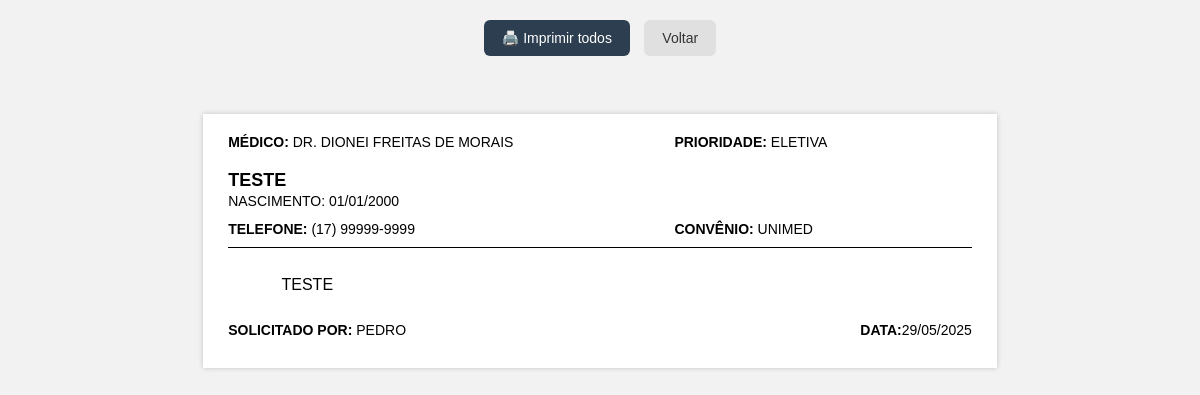
The app's page /imprimir_recado/29 (signed in) with its own data.
### tables this page shows
CREATE TABLE recados (
            id INTEGER PRIMARY KEY AUTOINCREMENT,
            medico TEXT NOT NULL,
            prioridade TEXT NOT NULL,
            nome_paciente TEXT NOT NULL,
            data_nascimento TEXT NOT NULL,
            telefone TEXT NOT NULL,
            convenio TEXT,
            descricao TEXT,
            status TEXT DEFAULT 'pendente',
            usuario TEXT NOT NULL,
            data_cadastro TEXT NOT NULL
        , finalizado_por TEXT);

### rotas/responsavel.py (the view)
    @responsavel_bp.route('/imprimir_recado/<int:id>', endpoint='imprimir_recado')
    @login_requerido(['responsavel'])
    def imprimir_recado(id):
        conexao = conectar_banco()
        cursor = conexao.cursor()
        cursor.execute('SELECT * FROM recados WHERE id = ?', (id,))
        row = cursor.fetchone()
        conexao.close()
        if row:
            recado = dict(row)
            try:
                nascimento = datetime.strptime(recado['data_nascimento'], '%Y-%m-%d')
                recado['data_nascimento_formatada'] = nascimento.strftime('%d/%m/%Y')
                cadastro = datetime.strptime(recado['data_cadastro'], '%Y-%m-%d %H:%M:%S')
                recado['data_cadastro_formatada'] = cadastro.strftime('%d/%m/%Y %H:%M')
            except:
                recado['data_nascimento_formatada'] = recado['data_nascimento']
                recado['data_cadastro_formatada'] = recado['data_cadastro']
            return render_template('imprimir_lista.html', recados=[recado])
        return 'Recado não encontrado.', 404

### app.py (called while the page is built)
def conectar_banco():
    conexao = sqlite3.connect('recados.db')
    conexao.row_factory = sqlite3.Row
    return conexao

def login_requerido(perfis_permitidos):
    from functools import wraps
    from flask import redirect, url_for, flash
    def decorador(func):
        @wraps(func)
        def wrapper(*args, **kwargs):
            if 'usuario' not in session or session.get('perfil') not in perfis_permitidos:
                flash("Faça login para acessar essa página.", "warning")
                return redirect(url_for('comuns.login'))
            return func(*args, **kwargs)
        return wrapper
    return decorador

@app.template_filter('format_data')
def formatar_data_br(data_str):
    try:
        data_obj = datetime.strptime(data_str, '%Y-%m-%d %H:%M:%S')
        return data_obj.strftime('%d/%m/%Y')
    except:
        return data_str

### templates/imprimir_lista.html (shortened to what this page needs)
<!DOCTYPE html>
<html lang="pt-br">
<head>
    <link rel="stylesheet" href="{{ url_for('static', filename='css/imprimir_lista.css') }}">
</head>
<body>
    <div class="no-print botoes-topo">
        <button onclick="window.print()" class="btn-imprimir-topo">🖨️ Imprimir todos</button>
        <a href="{{ url_for('responsavel.listar') }}" class="btn-voltar-topo">Voltar</a>
    </div>
    {% for recado in recados %}
        <div class="recado">
        <div class="linha-topo">
            <span class="campo"><strong>Médico:</strong> {{ recado['medico'] }}</span>
            <span class="campo"><strong>Prioridade:</strong> {{ recado['prioridade'] }}</span>
        </div>
        <div class="paciente">{{ recado['nome_paciente'] }}</div>
        <div class="subinfo">Nascimento: {{ recado['data_nascimento_formatada'] }}</div>
        <div class="linha-meio">
            <span class="campo"><strong>Telefone:</strong> {{ recado['telefone'] }}</span>
            <span class="campo"><strong>Convênio:</strong> {{ recado['convenio'] }}</span>
        </div>
        <div class="descricao">
            {{ recado['descricao'] }}
        </div>
        <div class="linha-rodape">
            <span>
                <strong>Solicitado por:</strong> {{ recado['usuario'] }}
            </span>
            <span>
                <strong>Data:</strong>{{ recado['data_cadastro']|format_data }}
            </span>
        </div>
        </div>
    {% endfor %}
</body>
</html>

### static/css/imprimir_lista.css (style rules this page uses)
body { font-family: Arial, sans-serif; margin: 20px auto; padding: 0; background-color: #f2f2f2; display: flex; flex-direction: column; align-items: center; }
.recado { width: 100%; max-width: 21cm; margin: 1cm auto; padding: 20px 25px; box-sizing: border-box; page-break-after: always; display: flex; flex-direction: column; justify-content: space-between; text-transform: uppercase; border: none; box-shadow: 0 0 5px rgba(0, 0, 0, 0.2); background-color: white; }
.linha-topo, .linha-meio, .linha-rodape { display: flex; justify-content: space-between; font-size: 14px; margin-bottom: 10px; }
.paciente { font-size: 18px; font-weight: bold; text-align: left; margin: 10px 0 2px 0; }
.subinfo { font-size: 14px; text-align: left; margin-bottom: 12px; }
.descricao { font-size: 16px; border-top: 1px solid #000; padding-top: 10px; white-space: pre-wrap; flex-grow: 1; margin-bottom: 10px; word-wrap: break-word; overflow-wrap: break-word; }
.campo { display: inline-block; min-width: 40%; }
.botoes-topo { text-align: center; margin-bottom: 20px; }
.btn-imprimir-topo { padding: 10px 18px; font-size: 14px; background-color: #2c3e50; color: white; border: none; border-radius: 6px; cursor: pointer; margin-right: 10px; }
.btn-voltar-topo { padding: 10px 18px; font-size: 14px; text-decoration: none; background-color: #e0e0e0; color: #333; border-radius: 6px; transition: background-color 0.3s ease; }

### records on screen
recados: medico "DR. DIONEI FREITAS DE MORAIS", prioridade "ELETIVA", nome_paciente "TESTE", data_nascimento_formatada "01/01/2000", telefone "(17) 99999-9999", convenio "UNIMED", descricao "TESTE", usuario "PEDRO", data_cadastro "29/05/2025"
